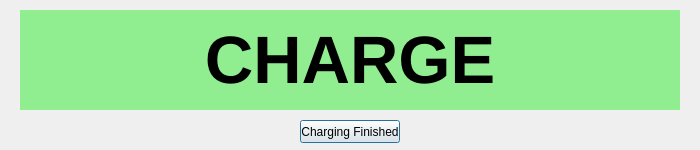
<?xml version="1.0" encoding="UTF-8"?>
<ui version="4.0">
    <class>dialog_charge_object</class>
    <widget class="QDialog" name="dialog_charge_object">
        <property name="geometry">
            <rect>
                <x>0</x>
                <y>0</y>
                <width>700</width>
                <height>150</height>
            </rect>
        </property>
        <property name="windowTitle">
            <string>Charge Object</string>
        </property>
        <widget class="QLabel" name="lbl_charge">
            <property name="geometry">
                <rect>
                    <x>20</x>
                    <y>10</y>
                    <width>660</width>
                    <height>100</height>
                </rect>
            </property>
            <property name="font">
                <font>
                    <pointsize>50</pointsize>
                    <weight>75</weight>
                    <bold>true</bold>
                </font>
            </property>
            <property name="autoFillBackground">
                <bool>false</bool>
            </property>
            <property name="styleSheet">
                <string notr="true">background-color: lightgreen</string>
            </property>
            <property name="text">
                <string>CHARGE</string>
            </property>
            <property name="alignment">
                <set>Qt::AlignCenter</set>
            </property>
        </widget>
        <widget class="QPushButton" name="btn_done">
            <property name="geometry">
                <rect>
                    <x>300</x>
                    <y>120</y>
                    <width>100</width>
                    <height>23</height>
                </rect>
            </property>
            <property name="text">
                <string>Charging Finished</string>
            </property>
        </widget>
    </widget>
    <resources/>
    <connections/>
</ui>
